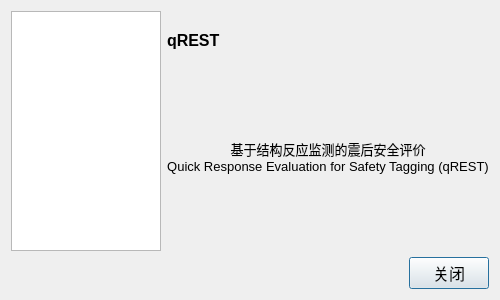
<?xml version="1.0" encoding="UTF-8"?>
<ui version="4.0">
 <class>AboutDialog</class>
 <widget class="QDialog" name="AboutDialog">
  <property name="geometry">
   <rect>
    <x>0</x>
    <y>0</y>
    <width>500</width>
    <height>300</height>
   </rect>
  </property>
  <property name="font">
   <font>
    <pointsize>12</pointsize>
   </font>
  </property>
  <property name="windowTitle">
   <string>关于qREST</string>
  </property>
  <layout class="QVBoxLayout" name="verticalLayout">
   <item>
    <layout class="QGridLayout" name="gridLayout" rowstretch="1,3">
     <item row="0" column="1">
      <widget class="QLabel" name="label">
       <property name="font">
        <font>
         <pointsize>12</pointsize>
         <bold>true</bold>
        </font>
       </property>
       <property name="text">
        <string>qREST</string>
       </property>
      </widget>
     </item>
     <item row="1" column="1">
      <widget class="QLabel" name="label_2">
       <property name="font">
        <font>
         <pointsize>10</pointsize>
        </font>
       </property>
       <property name="text">
        <string>基于结构反应监测的震后安全评价
Quick Response Evaluation for Safety Tagging (qREST)
</string>
       </property>
       <property name="alignment">
        <set>Qt::AlignCenter</set>
       </property>
      </widget>
     </item>
     <item row="0" column="0" rowspan="2">
      <widget class="QGraphicsView" name="graphicsView"/>
     </item>
    </layout>
   </item>
   <item>
    <layout class="QHBoxLayout">
     <property name="spacing">
      <number>6</number>
     </property>
     <property name="margin" stdset="0">
      <number>0</number>
     </property>
     <item>
      <spacer>
       <property name="orientation">
        <enum>Qt::Horizontal</enum>
       </property>
       <property name="sizeHint" stdset="0">
        <size>
         <width>131</width>
         <height>31</height>
        </size>
       </property>
      </spacer>
     </item>
     <item>
      <widget class="QPushButton" name="btn_close">
       <property name="text">
        <string>关闭</string>
       </property>
      </widget>
     </item>
    </layout>
   </item>
  </layout>
 </widget>
 <resources/>
 <connections>
  <connection>
   <sender>btn_close</sender>
   <signal>clicked()</signal>
   <receiver>AboutDialog</receiver>
   <slot>close()</slot>
   <hints>
    <hint type="sourcelabel">
     <x>278</x>
     <y>253</y>
    </hint>
    <hint type="destinationlabel">
     <x>96</x>
     <y>254</y>
    </hint>
   </hints>
  </connection>
 </connections>
</ui>
